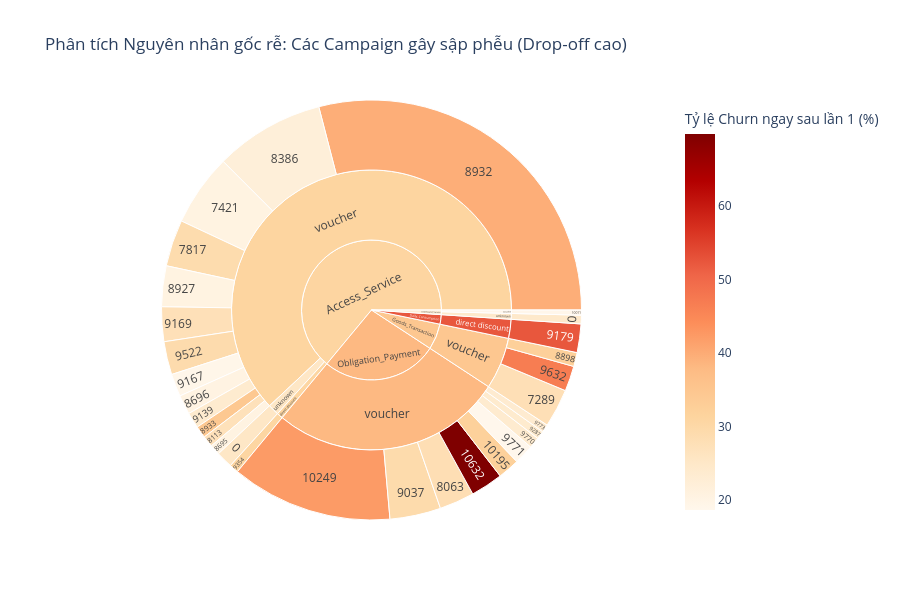

Here is the notebook cell this chart was saved with:
### Code cell
# Vẽ biểu đồ Sunburst để bóc tách nguyên nhân gây sập phễu
fig_root_cause = px.sunburst(
    bad_campaigns.head(30), # Lấy top 30 cụm có tỷ lệ drop-off tệ nhất hoặc quy mô lớn nhất
    path=['report_cat', 'promotion_type', 'campaignID'], # Hệ phân cấp đào sâu
    values='drop_off_users', # Độ to của ô dựa trên số lượng user bị mất đi
    color='campaign_drop_off_rate (%)',
    color_continuous_scale='OrRd', # Màu cam sang đỏ để cảnh báo
    title='Phân tích Nguyên nhân gốc rễ: Các Campaign gây sập phễu (Drop-off cao)',
    labels={'drop_off_users': 'Số lượng User rời bỏ', 'campaign_drop_off_rate (%)': 'Tỷ lệ Churn ngay sau lần 1 (%)'}
)

fig_root_cause.update_layout(height=600)
fig_root_cause.show()

### Figure 1 — Plotly figure (JSON) as saved in the notebook; plotly's stock layout.template omitted (floating-point values rounded to 4 significant figures)
{"data": [{"branchvalues": "total", "customdata": [[69.78], [52.34], [46.7], [42.24], [39.57], [34.56], [32.35], [32.08], [30.77], [29.33], [29.15], [28.96], [28.07], [27.81], [27.42], [27.16], [25.29], [24.46], [23.88], [23.76], [23.75], [23.66], [22.05], [20.51], [20.5], [20.49], [20.38], [19.18], [19.05], [18.62], [38.08], [52.34], [34.76], [31.11], [30.77], [25.29], [24.46], [19.05], [38.08], [52.34], [34.76], [30.99], [22.46]], "domain": {"x": [0, 1], "y": [0, 1]}, "hovertemplate": "labels=%{label}<br>Số lượng User rời bỏ=%{value}<br>parent=%{parent}<br>id=%{id}<br>Tỷ lệ Churn ngay sau lần 1 (%)=%{color}<extra></extra>", "ids": ["Obligation_Payment/voucher/10632", "Daily_Consumption/direct discount/9179", "Goods_Transaction/voucher/9632", "Obligation_Payment/voucher/10249", "Access_Service/voucher/8932", "Access_Service/voucher/8933", "Goods_Transaction/voucher/8898", "Obligation_Payment/voucher/10195", "Access_Service/direct discount/9354", "Obligation_Payment/voucher/9037", "Access_Service/voucher/9522", "Access_Service/voucher/7817", "Obligation_Payment/voucher/8063", "Goods_Transaction/voucher/7289", "Access_Service/voucher/9169", "Access_Service/voucher/8113", "Access_Service/unknown/0", "OnDemand_Service/unknown/0", "Obligation_Payment/voucher/9287", "Obligation_Payment/voucher/9770", "Access_Service/voucher/9139", "Obligation_Payment/voucher/9773", "Access_Service/voucher/8386", "Access_Service/voucher/7421", "Access_Service/voucher/8695", "Access_Service/voucher/8927", "Access_Service/voucher/8696", "Access_Service/voucher/9167", "OnDemand_Service/voucher/10071", "Obligation_Payment/voucher/9771", "Obligation_Payment/voucher", "Daily_Consumption/direct discount", "Goods_Transaction/voucher", "Access_Service/voucher", "Access_Service/direct discount", "Access_Service/unknown", "OnDemand_Service/unknown", "OnDemand_Service/voucher", "Obligation_Payment", "Daily_Consumption", "Goods_Transaction", "Access_Service", "OnDemand_Service"], "labels": ["10632", "9179", "9632", "10249", "8932", "8933", "8898", "10195", "9354", "9037", "9522", "7817", "8063", "7289", "9169", "8113", "0", "0", "9287", "9770", "9139", "9773", "8386", "7421", "8695", "8927", "8696", "9167", "10071", "9771", "voucher", "direct discount", "voucher", "voucher", "direct discount", "unknown", "unknown", "voucher", "Obligation_Payment", "Daily_Consumption", "Goods_Transaction", "Access_Service", "OnDemand_Service"], "marker": {"coloraxis": "coloraxis", "colors": [69.78, 52.34, 46.7, 42.24, 39.57, 34.56, 32.35, 32.08, 30.77, 29.33, 29.15, 28.96, 28.07, 27.81, 27.42, 27.16, 25.29, 24.46, 23.88, 23.76, 23.75, 23.66, 22.05, 20.51, 20.5, 20.49, 20.38, 19.18, 19.05, 18.62, 38.08, 52.34, 34.76, 31.11, 30.77, 25.29, 24.46, 19.05, 38.08, 52.34, 34.76, 30.99, 22.46]}, "name": "", "parents": ["Obligation_Payment/voucher", "Daily_Consumption/direct discount", "Goods_Transaction/voucher", "Obligation_Payment/voucher", "Access_Service/voucher", "Access_Service/voucher", "Goods_Transaction/voucher", "Obligation_Payment/voucher", "Access_Service/direct discount", "Obligation_Payment/voucher", "Access_Service/voucher", "Access_Service/voucher", "Obligation_Payment/voucher", "Goods_Transaction/voucher", "Access_Service/voucher", "Access_Service/voucher", "Access_Service/unknown", "OnDemand_Service/unknown", "Obligation_Payment/voucher", "Obligation_Payment/voucher", "Access_Service/voucher", "Obligation_Payment/voucher", "Access_Service/voucher", "Access_Service/voucher", "Access_Service/voucher", "Access_Service/voucher", "Access_Service/voucher", "Access_Service/voucher", "OnDemand_Service/voucher", "Obligation_Payment/voucher", "Obligation_Payment", "Daily_Consumption", "Goods_Transaction", "Access_Service", "Access_Service", "Access_Service", "OnDemand_Service", "OnDemand_Service", "", "", "", "", ""], "type": "sunburst", "values": [127.0, 112.0, 99.0, 634.0, 1482.0, 47.0, 55.0, 85.0, 36.0, 200.0, 130.0, 183.0, 137.0, 151.0, 136.0, 44.0, 65.0, 34.0, 32.0, 43.0, 62.0, 31.0, 431.0, 283.0, 41.0, 160.0, 76.0, 89.0, 20.0, 78.0, 1367.0, 112.0, 305.0, 3164.0, 36.0, 65.0, 34.0, 20.0, 1367.0, 112.0, 305.0, 3265.0, 54.0]}], "layout": {"coloraxis": {"colorbar": {"title": {"text": "Tỷ lệ Churn ngay sau lần 1 (%)"}}, "colorscale": [[0, "rgb(255,247,236)"], [0.125, "rgb(254,232,200)"], [0.25, "rgb(253,212,158)"], [0.375, "rgb(253,187,132)"], [0.5, "rgb(252,141,89)"], [0.625, "rgb(239,101,72)"], [0.75, "rgb(215,48,31)"], [0.875, "rgb(179,0,0)"], [1, "rgb(127,0,0)"]]}, "height": 600, "legend": {"tracegroupgap": 0}, "title": {"text": "Phân tích Nguyên nhân gốc rễ: Các Campaign gây sập phễu (Drop-off cao)"}}}
